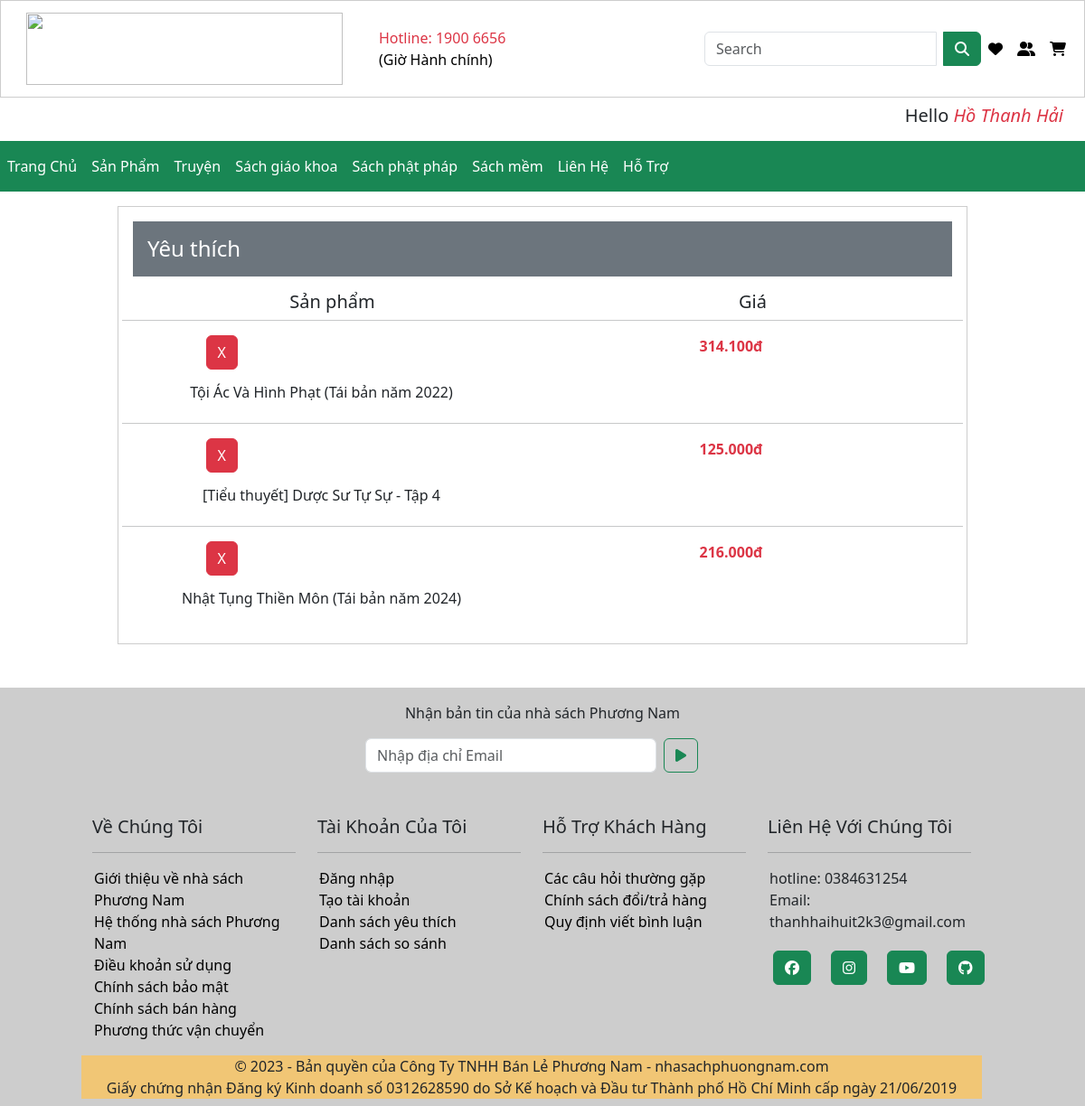
Screenshot of /favourite.php (signed in) with the database file from the repository.
### tables this page shows
CREATE TABLE `category` (
  `ID` int(11) NOT NULL,
  `CategoryName` varchar(100) DEFAULT NULL
);

CREATE TABLE `favourite` (
  `ID` int(11) NOT NULL,
  `ProductID` int(11) DEFAULT NULL,
  `UserID` int(11) NOT NULL
);

CREATE TABLE `product` (
  `ID` int(11) NOT NULL,
  `ProductName` varchar(500) DEFAULT NULL,
  `Price` int(11) DEFAULT NULL,
  `Quantity` int(11) DEFAULT NULL,
  `Image` varchar(500) DEFAULT NULL,
  `Description` mediumtext DEFAULT NULL,
  `AuthorID` int(11) DEFAULT NULL,
  `CategoryID` int(11) DEFAULT NULL,
  `NXBID` int(11) DEFAULT NULL
);

### class/Category.php (called while the page is built, shortened)
<?php
class Category {
    public static function getAllCategories(PDO $pdo) {
        try {
            $sql = "SELECT * FROM category";
            $stmt = $pdo->query($sql);
            return $stmt->fetchAll(PDO::FETCH_ASSOC);
        } catch(PDOException $e) {
            echo "Lỗi khi lấy tất cả các tác giả từ CSDL: " . $e->getMessage();
            return false;
        }
    }
}

### class/Favourite.php (called while the page is built, shortened)
<?php
class Favourite {
    public static function getAllFavorites(PDO $pdo,$id) {
        try {
            $sql = "SELECT favourite.ID, product.ProductName, product.Image,product.Price FROM favourite join product on
            favourite.ProductID = product.ID where UserID = $id";
            $stmt = $pdo->query($sql);
            return $stmt->fetchAll(PDO::FETCH_ASSOC);
        } catch(PDOException $e) {
            echo "Lỗi khi lấy tất cả các tác giả từ CSDL: " . $e->getMessage();
            return false;
        }
    }
}

### favourite.php (the view, shortened to what this page needs)
<!DOCTYPE html>
<html lang="en">
<head>
    <link rel="stylesheet" href="https://cdnjs.cloudflare.com/ajax/libs/font-awesome/6.5.1/css/all.min.css"
 />
    <link href="https://cdn.jsdelivr.net/npm/bootstrap@5.3.3/dist/css/bootstrap.min.css" rel="stylesheet"
>
    <link rel="stylesheet" href="./template/css/style.css">
</head>
<body>
    <?php
    include_once './include/function.php';
    include_once './include/layout/headerPage.php';
    $favourites = Favourite::getAllFavorites($pdo,$_SESSION['IDUser']);
    ?>
    <div class="main p-3 text-center" style="border: 1px solid #cdcdcd">
        <h4 class="text-start bg-secondary p-3 text-white">Yêu thích</h4>
        <?php
        if(empty($favourites))
        {
            ?>
        <h6 class="text-center">Bạn chưa thích sản phẩm nào</h6>
        <?php
        }else{
            ?>
        <div class="row mt-3">
            <h5 class="col-md-6">Sản phẩm</h5>
            <h5 class="col-md-6">Giá</h5>
            <?php
                foreach ($favourites as $favourite):
                    ?>
            <hr>
            <div class="row col-md-6">
                <div class="col-md-6">
                    <button class="btn btn-danger">
                        <a class="text-white text-decoration-none   "
                            href="./handle/handleRemoveFavourite.php?id=<?= $favourite['ID'] ?>">X</a>
                    </button>
                </div>
                <div class="col-md-6">
                </div>
                <div class="col-md-12 text-center p-3">
                    <h6><?= $favourite['ProductName'] ?></h6>
                </div>
            </div>
            <div class="col-md-6">
                <p class="fw-bold text-danger"><?= number_format($favourite ['Price'],0,",",".").'đ' ?></p>
            </div>
            <?php
                endforeach;
            ?>
        </div>
        <?php
        }
    ?>
    </div>
    <?php
    include_once './include/layout/footer.php';
    ?>
</body>
</html>

### include/layout/headerPage.php (shortened to what this page needs)
<nav class="navbar navbar-expand-lg" style="border: 1px solid #cdcdcd">
    <div class="container-fluid">
        <a class="navbar-brand" href="http://localhost/NhaSachPN/index.php">
            <img class="mx-3" src="https://nhasachphuongnam.com/images/logos/269/logo_ns-01-01.jpg" width="350px"
                height="80px" alt="">
        </a>
        <div class="collapse navbar-collapse" id="navbarSupportedContent">
            <ul class="navbar-nav me-auto mb-2 mb-lg-0">
                <li class="nav-item">
                    <a class="nav-link text-danger" aria-current="page" href="#">Hotline: 1900 6656<br><span
                            class="text-black">(Giờ Hành chính)</span></a>
                </li>
            </ul>
            <form action="/Product/Index" method="get" class="d-flex">
                <div class="input-group">
                    <input class="form-control bg-outline-success me-2" type="search" name="search" placeholder="Search"
                        aria-label="Search">
                    <button class="btn btn-success" type="submit"><i class="fa-solid fa-magnifying-glass"></i></button>
                </div>
            </form>
            <ul class="navbar-nav mb-2 mb-lg-0">
                <?php
                   if(empty($_SESSION['Name']))
                   {
                    ?>
                <a class="nav-link active" aria-current="page" href="http://localhost/NhaSachPN/auth/login.php"><i
                        class="fa-solid fa-heart"></i></a>
                <?php
                   }else{
                    ?>
                <a class="nav-link active" aria-current="page" href="./favourite.php"><i
                        class="fa-solid fa-heart"></i></a>
                <?php
                   }
                   ?>
                <li class="nav-item">
                    <?php
                   if(empty($_SESSION['Name']))
                   {
                    ?>
                    <a class="nav-link active" aria-current="page" href="./auth/login.php"><i
                            class="fa-solid fa-user-group"></i></a>
                    <?php
                   }else{
                    ?>
                    <a class="nav-link active" aria-current="page" href="./user.php"><i
                            class="fa-solid fa-user-group"></i></a>
                    <?php
                   }
                   ?>
                </li>
                <li class="nav-item">
                    <?php
                   if(empty($_SESSION['Name']))
                   {
                    ?>
                    <a class="nav-link active" aria-current="page" href="./auth/login.php"><i
                            class="fa-solid fa-cart-shopping"></i></a>
                    <?php
                   }else{
                    ?>
                    <a class="nav-link active" aria-current="page" href="./shoppingcart.php"><i
                            class="fa-solid fa-cart-shopping"></i></a>
                    <?php
                   }
                   ?>
                </li>
            </ul>
        </div>
    </div>
</nav>
<?php
        if(!empty($_SESSION['Name']))
    {
        ?>
<div class="p-2" style="text-align: right">
    <h5 class="title mx-3">
        <span>Hello</span>
        <span class="text-danger"><em><?= $_SESSION['Name']?></em></span>
    </h5>
</div>
<?php
    }
?>
<nav class="navbar navbar-expand-lg bg-success mb-3">
    <ul class="navbar-nav me-auto mb-2 mb-lg-0">
        <li class="nav-item">
            <a class="nav-link text-white active" aria-current="page" href="http://localhost/NhaSachPN/index.php">Trang
                Chủ</a>
        </li>
        <li class="nav-item">
            <a class="nav-link text-white" href="http://localhost/NhaSachPN/product.php">Sản Phẩm</a>
        </li>
        <?php
            $categories = Category::getAllCategories($pdo);
            foreach ($categories as $category):
        ?>
        <li class="nav-item">
            <a class="nav-link text-white"
                href="http://localhost/NhaSachPN/product.php?categoryID=<?=$category['ID'] ?>"><?= $category['CategoryName'] ?></a>
        </li>
        <?php
            endforeach;
        ?>
        <li class="nav-item">
            <a class="nav-link text-white" href="">Liên Hệ</a>
        </li>
        <li class="nav-item">
            <a class="nav-link text-white" href="">Hỗ Trợ</a>
        </li>
    </ul>
</nav>

### include/layout/footer.php
<div class="footer mt-5" style="background-color: #cdcdcd">
    <div class="text-center">
        <p class="pt-3">Nhận bản tin của nhà sách Phương Nam</p>
        <div class=" row container-fluid">
            <div class="col-md-4"></div>
            <form class="col-md-4 d-flex">
                <input class="form-control me-2" type="search" placeholder="Nhập địa chỉ Email" aria-label="Search">
                <button class="btn btn-outline-success" type="submit"><i class="fa-solid fa-play"></i></button>
            </form>
            <div class="col-md-4"></div>
        </div>
    </div>
    <div class="row mt-5">
        <div class="col-md-1"></div>
        <div class="row col-md-10">
            <div class="col-md-3">
                <h5>Về Chúng Tôi</h5>
                <hr>
                <ul>
                    <li><a href="">Giới thiệu về nhà sách Phương Nam</a></li>
                    <li><a href="">Hệ thống nhà sách Phương Nam</a></li>
                    <li><a href="">Điều khoản sử dụng</a></li>
                    <li><a href="">Chính sách bảo mật</a></li>
                    <li><a href="">Chính sách bán hàng</a></li>
                    <li><a href="">Phương thức vận chuyển</a></li>
                </ul>
            </div>
            <div class="col-md-3">
                <h5>Tài Khoản Của Tôi</h5>
                <hr>
                <ul>
                    <li><a href="">Đăng nhập</a></li>
                    <li><a href="">Tạo tài khoản</a></li>
                    <li><a href="">Danh sách yêu thích</a></li>
                    <li><a href="">Danh sách so sánh</a></li>
                </ul>
            </div>
            <div class="col-md-3">
                <h5>Hỗ Trợ Khách Hàng</h5>
                <hr>
                <ul>
                    <li><a href="">Các câu hỏi thường gặp</a></li>
                    <li><a href="">Chính sách đổi/trả hàng</a></li>
                    <li><a href="">Quy định viết bình luận</a></li>
                </ul>
            </div>
            <div class="col-md-3">
                <h5>Liên Hệ Với Chúng Tôi</h5>
                <hr>
                <ul>
                    <li>hotline: 0384631254</li>
                    <li>Email: thanhhaihuit2k3@gmail.com</li>
                </ul>
                <ul class="d-flex">
                    <li> <button class="btn  btn-success m-1 me-5"><i class="fa-brands fa-facebook"></i></button></li>
                    <li> <button class="btn  btn-success m-1 me-5"><i class="fa-brands fa-instagram"></i></button></li>
                    <li> <button class="btn  btn-success m-1 me-5"><i class="fa-brands fa-youtube"></i></button></li>
                    <li> <button class="btn  btn-success m-1 me-5"><i class="fa-brands fa-github"></i></button></li>
                </ul>
            </div>
            <div style="background-color: rgb(241, 198, 117)" class="text-center mb-2">
                <span>&copy; 2023 - Bản quyền của Công Ty TNHH Bán Lẻ Phương Nam - nhasachphuongnam.com</span><br>
                <span>Giấy chứng nhận Đăng ký Kinh doanh số 0312628590 do Sở Kế hoạch và Đầu tư Thành phố Hồ Chí Minh
                    cấp ngày 21/06/2019</span>
            </div>
        </div>
        <div class="col-md-1"></div>
    </div>
</div>

### template/css/style.css (style rules this page uses)
* { margin: 0; padding: 0; box-sizing: border-box; }
.footer a { text-decoration: none; color: #000; }
.footer li { list-style-type: none; margin-left: -30px; }
.main { margin: 0 130px 0 130px; }

### rows the page displays
category: CategoryName "Truyện"
category: CategoryName "Sách giáo khoa"
category: CategoryName "Sách phật pháp"
category: CategoryName "Sách mềm"
favourite: ProductID.ProductName "Tội Ác Và Hình Phạt (Tái bản năm 2022)", ProductID.Price "314.100"
favourite: ProductID.ProductName "[Tiểu thuyết] Dược Sư Tự Sự - Tập 4", ProductID.Price "125.000"
favourite: ProductID.ProductName "Nhật Tụng Thiền Môn (Tái bản năm 2024)", ProductID.Price "216.000"

### other values shown
$_SESSION['Name'] "Hồ Thanh Hải"
